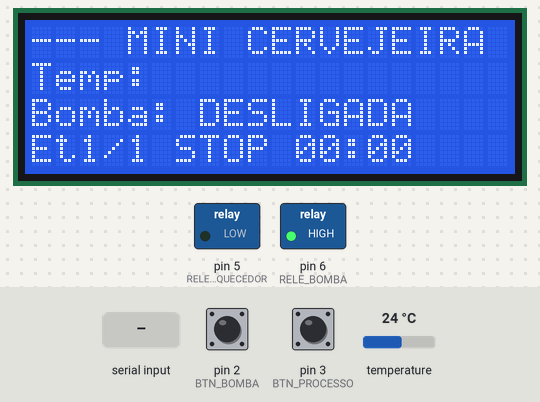
Simulated run of this sketch. Board: Arduino Uno, built with avr-gcc and run on an emulated ATmega328P. On the bench: 20×4 character LCD, switched loads named in the sketch (green lamp = pin HIGH). Inputs (shaded band) come from the test bench; at power-on: pin 2 (BTN_BOMBA) HIGH, pin 3 (BTN_PROCESSO) HIGH, temperature 24 °C. What the sketch prints to the serial monitor is not drawn.

Above: at 1.3 s.
1.4 s: pin 2 (BTN_BOMBA) pulled LOW for 0.15 s
At 1.8 s:
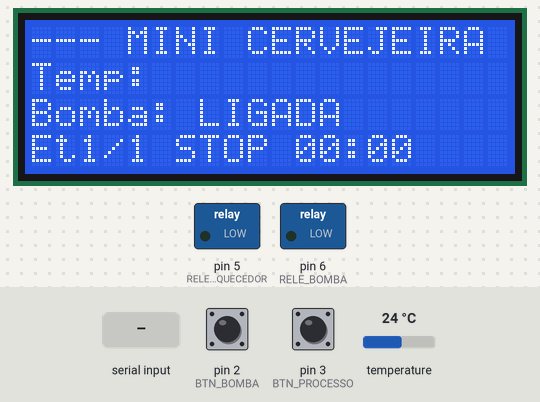
6.7 s: pin 3 (BTN_PROCESSO) pulled LOW for 0.15 s
At 8.0 s:
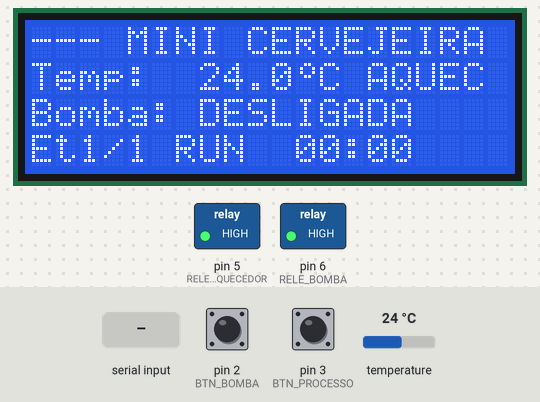
8.3 s: "B90\n" received over Serial
At 8.8 s:
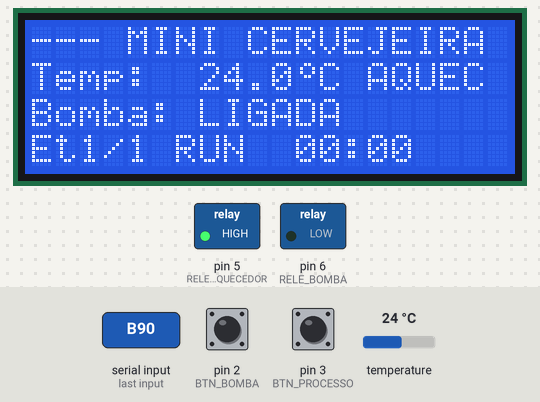
9.9 s: temperature set to 0 °C
At 11.4 s:
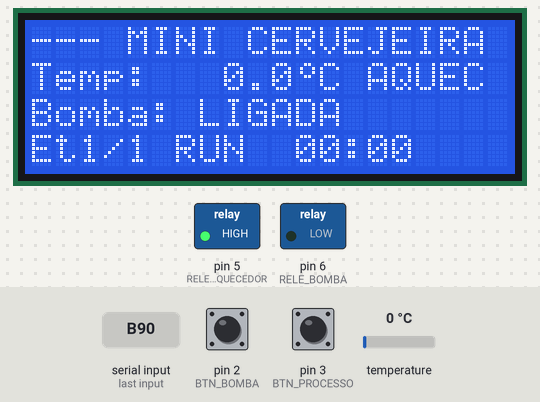
11.7 s: byte 66 ('B') received over Serial
At 12.5 s:
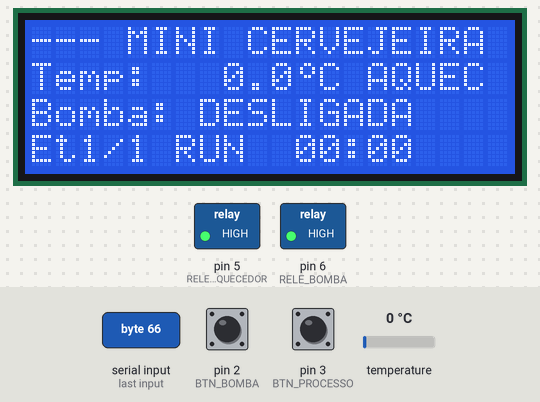
13.3 s: "R90\n" received over Serial
At 19.4 s:
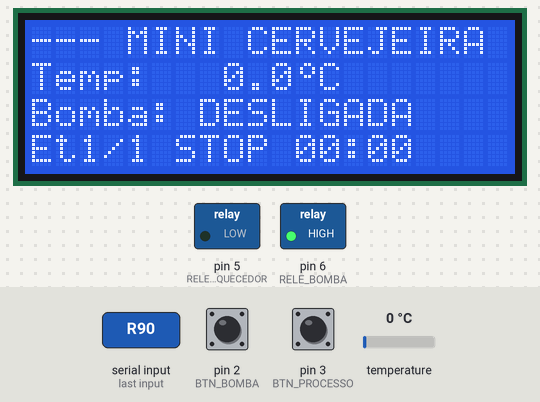
Timing chart, 0 to 20.9 s (numbered marks = the images above; inputs shaded):
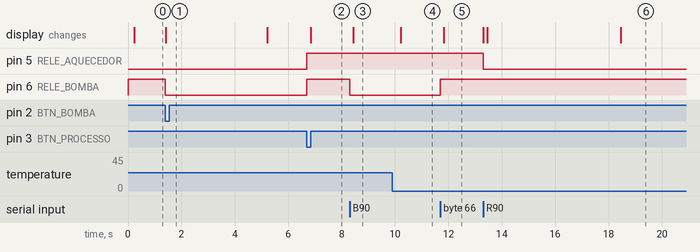

The sketch:

mini_cervejeira_v6_8.ino
```cpp
/*
 * MINI CERVEJEIRA - v6.8  (receitas multi-etapas via serial)
 * Loop nao-bloqueante | sem delay() | debounce por borda
 *
 * Estende a v6.7 (ISOLADO - se der problema, regrave o v6_7):
 *  - Recebe receitas pela serial:  R<temp>,<min>;<temp>,<min>;...   (ex.: R52,15;63,40;78,5)
 *  - Executa mostura em MULTIPLAS etapas (rampa -> atinge -> conta o tempo -> proxima -> fim).
 *  - SEM receita carregada: usa o padrao 65 C / 2 min (retrocompativel com a v6_7).
 *  - Mantem da v6.7: a bomba pode ligar DURANTE o processo; o tempo so conta APOS atingir a temp.
 *
 * PINAGEM:
 *   BTN_BOMBA      -> 2   BTN_PROCESSO -> 3
 *   RELE_AQUECEDOR -> 5   RELE_BOMBA   -> 6
 *   DS18B20        -> 12
 *
 * RELE_BOMBA: LOW = ligado, HIGH = desligado
 */

#include <Wire.h>
#include <LiquidCrystal_I2C.h>
#include <OneWire.h>
#include <DallasTemperature.h>

// -- Pinos -----------------------------------------------------
#define BTN_BOMBA       2
#define BTN_PROCESSO    3
#define RELE_AQUECEDOR  5
#define RELE_BOMBA      6
#define PINO_SENS_TEMP  12

// -- Configuracoes ---------------------------------------------
const float         TEMP_HISTERESE   =  0.5;
const unsigned long DEBOUNCE_MS      =  200;
const unsigned long INTERVALO_SENSOR = 5000;
const unsigned long INTERVALO_LCD    =  200;

// Receita padrao (usada ate chegar uma receita pela serial)
const float         TEMP_PADRAO      = 65.0;
const unsigned long DUR_PADRAO_MS    = 120000UL;   // 2 min

// -- Receita (etapas) ------------------------------------------
#define MAX_ETAPAS 8
struct Etapa { float temp; unsigned long durMs; };
Etapa    receita[MAX_ETAPAS];
uint8_t  numEtapas  = 1;
uint8_t  etapaAtual = 0;

// -- Objetos ---------------------------------------------------
LiquidCrystal_I2C lcd(0x27, 20, 4);
OneWire           oneWire(PINO_SENS_TEMP);
DallasTemperature sensors(&oneWire);
DeviceAddress     enderecoTemp;

// -- Estado ----------------------------------------------------
bool          processoRodando = false;
bool          bombaLigada     = false;
bool          aquecedorLigado = false;
bool          sensorOK        = false;
bool          tempAtingida    = false;   // a temperatura da etapa ja foi atingida?
bool          concluido       = false;   // a receita terminou?
float         temperatura     = 0.0;
unsigned long tempoDecorrido  = 0;
unsigned long tInicio         = 0;

// -- Timestamps ------------------------------------------------
unsigned long tSensor = 0, tLCD = 0;
unsigned long tDebBomba = 0, tDebProc = 0;
bool          antBomba = HIGH, antProc = HIGH;

// -- Simbolo grau ----------------------------------------------
byte grau[8] = { 0b00110,0b01001,0b01001,0b00110,0,0,0,0 };

// -- Auxiliares LCD --------------------------------------------
void lcdFixo(const char* str, uint8_t n) {
  uint8_t i = 0;
  while (str[i] && i < n) lcd.print(str[i++]);
  while (i++ < n)         lcd.print(' ');
}

// Imprime MM:SS (tempo decorrido)
void lcdTimer(unsigned long ms) {
  uint8_t m = (ms / 60000) % 60, s = (ms / 1000) % 60;
  if (m < 10) lcd.print('0'); lcd.print(m);
  lcd.print(':');
  if (s < 10) lcd.print('0'); lcd.print(s);
}

// -- Receita padrao --------------------------------------------
void receitaPadrao() {
  receita[0].temp  = TEMP_PADRAO;
  receita[0].durMs = DUR_PADRAO_MS;
  numEtapas = 1;
}

// -- Reinicia o processo (etapa 0) -----------------------------
void reiniciarProcesso() {
  etapaAtual     = 0;
  tempAtingida   = false;
  tempoDecorrido = 0;
  concluido      = false;
}

// -- Supervisorio: envia estado em JSON ------------------------
void enviarJSON(unsigned long agora) {
  static unsigned long tSerial = 0;
  if (agora - tSerial < 1000) return;
  tSerial = agora;

  unsigned long dec = tempAtingida ? (tempoDecorrido + (processoRodando ? agora - tInicio : 0)) : 0;

  Serial.print(F("{\"temp\":"));        Serial.print(temperatura, 1);
  Serial.print(F(",\"proc\":"));        Serial.print(etapaAtual + 1);
  Serial.print(F(",\"rodando\":"));     Serial.print(processoRodando ? 1 : 0);
  Serial.print(F(",\"bomba\":"));       Serial.print(bombaLigada ? 1 : 0);
  Serial.print(F(",\"aquec\":"));       Serial.print(aquecedorLigado ? 1 : 0);
  Serial.print(F(",\"dec\":"));         Serial.print(dec);
  Serial.print(F(",\"setpoint\":"));    Serial.print(receita[etapaAtual].temp, 1);
  Serial.print(F(",\"etapaTotal\":"));  Serial.print(numEtapas);
  Serial.print(F(",\"etapaDurSeg\":")); Serial.print(receita[etapaAtual].durMs / 1000);
  Serial.print(F(",\"concluido\":"));   Serial.print(concluido ? 1 : 0);
  Serial.println(F("}"));
}

// -- Carrega receita:  R52,15;63,40;78,5 -----------------------
void carregarReceita() {
  char buf[96];
  uint8_t n = Serial.readBytesUntil('\n', buf, sizeof(buf) - 1);
  buf[n] = '\0';

  uint8_t et = 0;
  char* etapaStr = strtok(buf, ";");
  while (etapaStr != NULL && et < MAX_ETAPAS) {
    char* virg = strchr(etapaStr, ',');
    if (virg != NULL) {
      *virg = '\0';
      float t = atof(etapaStr);
      long  m = atol(virg + 1);
      if (t > 0 && m > 0) {
        receita[et].temp  = t;
        receita[et].durMs = (unsigned long) m * 60000UL;
        et++;
      }
    }
    etapaStr = strtok(NULL, ";");
  }
  if (et > 0) {                  // recebeu pelo menos 1 etapa valida
    numEtapas = et;
    processoRodando = false;     // seguranca: nova receita nao inicia sozinha
    reiniciarProcesso();
  }
}

void receberComando(unsigned long agora) {
  if (!Serial.available()) return;
  char cmd = Serial.read();

  if (cmd == 'P') {                          // inicia / pausa
    if (!processoRodando) {
      if (concluido) reiniciarProcesso();    // recomeca do zero apos terminar
      bombaLigada = false; processoRodando = true; tInicio = agora;
    } else {
      if (tempAtingida) tempoDecorrido += agora - tInicio;
      processoRodando = false;
    }
  }
  else if (cmd == 'B') {                      // bomba (pode durante o processo)
    bombaLigada = !bombaLigada;
  }
  else if (cmd == 'R') {                      // carrega receita multi-etapas
    carregarReceita();
  }
}

// -------------------------------------------------------------
void setup() {
  Serial.begin(9600);
  Serial.setTimeout(250);                    // p/ readBytesUntil nao travar muito
  pinMode(BTN_BOMBA,      INPUT_PULLUP);
  pinMode(BTN_PROCESSO,   INPUT_PULLUP);
  pinMode(RELE_AQUECEDOR, OUTPUT);
  pinMode(RELE_BOMBA,     OUTPUT);
  digitalWrite(RELE_AQUECEDOR, LOW);
  digitalWrite(RELE_BOMBA,     HIGH);

  receitaPadrao();

  lcd.init(); lcd.backlight(); lcd.createChar(0, grau);
  lcd.setCursor(0, 0); lcd.print(F("--- MINI CERVEJEIRA -"));

  sensors.begin();
  sensors.setWaitForConversion(false);
  sensors.requestTemperatures();
  tSensor = millis();
}

// -------------------------------------------------------------
void loop() {
  unsigned long agora = millis();

  // -- Sensor (5s) -----------------------------------------
  if (agora - tSensor >= INTERVALO_SENSOR) {
    tSensor = agora;
    sensorOK    = sensors.getAddress(enderecoTemp, 0);
    temperatura = sensorOK ? sensors.getTempC(enderecoTemp) : temperatura;
    sensors.requestTemperatures();
  }

  // -- Botao BOMBA (pode durante o processo) ---------------
  bool lB = digitalRead(BTN_BOMBA);
  if (antBomba == HIGH && lB == LOW && agora - tDebBomba >= DEBOUNCE_MS) {
    tDebBomba = agora;
    bombaLigada = !bombaLigada;
  }
  antBomba = lB;

  // -- Botao PROCESSO (inicia / pausa) ---------------------
  bool lP = digitalRead(BTN_PROCESSO);
  if (antProc == HIGH && lP == LOW && agora - tDebProc >= DEBOUNCE_MS) {
    tDebProc = agora;
    if (!processoRodando) {
      if (concluido) reiniciarProcesso();
      bombaLigada = false;
      processoRodando = true;
      tInicio = agora;
    } else {
      if (tempAtingida) tempoDecorrido += agora - tInicio;
      processoRodando = false;
    }
  }
  antProc = lP;

  // -- Setpoint da etapa atual -----------------------------
  float setpoint = receita[etapaAtual].temp;

  // -- Atingiu a temperatura da etapa? Libera a contagem ---
  if (processoRodando && !concluido && !tempAtingida && sensorOK && temperatura >= setpoint) {
    tempAtingida   = true;
    tInicio        = agora;     // o tempo da etapa so comeca AGORA
    tempoDecorrido = 0;
  }

  // -- Avanco de etapa / conclusao (apos contar a duracao) -
  if (processoRodando && !concluido && tempAtingida) {
    unsigned long total = tempoDecorrido + (agora - tInicio);
    if (total >= receita[etapaAtual].durMs) {
      if (etapaAtual + 1 < numEtapas) {
        etapaAtual++;
        tempAtingida   = false;     // a proxima etapa espera atingir a temp dela
        tempoDecorrido = 0;
        tInicio        = agora;
      } else {
        processoRodando = false;
        concluido       = true;
      }
    }
  }

  // -- Aquecedor com histerese (processo rodando) ----------
  if (sensorOK && processoRodando) {
    if (!aquecedorLigado && temperatura < setpoint - TEMP_HISTERESE)
      digitalWrite(RELE_AQUECEDOR, HIGH), aquecedorLigado = true;
    else if (aquecedorLigado && temperatura >= setpoint)
      digitalWrite(RELE_AQUECEDOR, LOW),  aquecedorLigado = false;
  } else if (aquecedorLigado) {
    digitalWrite(RELE_AQUECEDOR, LOW); aquecedorLigado = false;
  }

  // -- Bomba (sem intertravamento) -------------------------
  digitalWrite(RELE_BOMBA, bombaLigada ? LOW : HIGH);

  // -- LCD (200ms) -----------------------------------------
  if (agora - tLCD >= INTERVALO_LCD) {
    tLCD = agora;

    unsigned long dec = tempAtingida ? (tempoDecorrido + (processoRodando ? agora - tInicio : 0)) : 0;

    // Linha 1: "Temp:  65.0 C AQUEC "
    lcd.setCursor(0, 1); lcd.print(F("Temp: "));
    if (sensorOK) {
      char bufT[7]; dtostrf(temperatura, 5, 1, bufT);
      lcd.print(bufT); lcd.write(byte(0)); lcd.print('C');
      lcd.print(aquecedorLigado ? F(" AQUEC ") : F("       "));
    }

    // Linha 2: "Bomba: DESLIGADA    "
    lcd.setCursor(0, 2); lcd.print(F("Bomba: "));
    lcdFixo(bombaLigada ? "LIGADA" : "DESLIGADA", 13);

    // Linha 3: "Et1/3 RUN  12:00    "  (20 cols)
    lcd.setCursor(0, 3);
    lcd.print(F("Et"));
    lcd.print(etapaAtual + 1); lcd.print('/'); lcd.print(numEtapas);
    lcd.print(' ');
    lcd.print(concluido ? F("FIM ") : (processoRodando ? F("RUN ") : F("STOP")));
    lcd.print(' ');
    lcdTimer(dec);
    lcd.print(F("    "));   // padding p/ limpar restos (16 + 4 = 20 cols)
  }

  enviarJSON(agora);
  receberComando(agora);
}
```

Measured:
- after the input at 1.4 s, pin 6 (RELE_BOMBA): HIGH → LOW at once; the display: changes at once (image 1)
- after the input at 6.7 s, pin 5 (RELE_AQUECEDOR), pin 6 (RELE_BOMBA): LOW → HIGH at once; the display: changes after 0.15 s (image 2)
- after the input at 8.3 s, pin 6 (RELE_BOMBA): HIGH → LOW at once; the display: changes after 0.14 s (image 3)
- after the input at 9.9 s, the display: changes after 0.31 s (image 4)
- after the input at 11.7 s, pin 6 (RELE_BOMBA): LOW → HIGH at once; the display: changes after 0.13 s (image 5)
- after the input at 13.3 s, pin 5 (RELE_AQUECEDOR): HIGH → LOW at once; the display: first changes at once (image 6 shows a later state)
